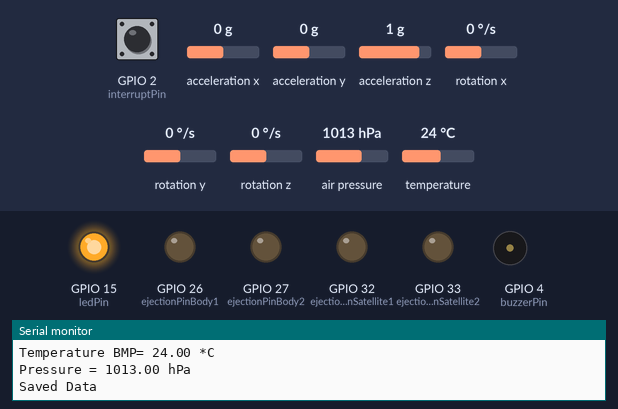
A sketch run on a simulated ESP32. Shown: output pins drawn as LEDs (lit = HIGH), buzzer (waves = sounding, pin HIGH), the last lines printed to the serial monitor. The test bench sets the inputs (shaded band); at power-on: air pressure 1013 hPa, GPIO 2 (interruptPin) HIGH, acceleration x 0 g, acceleration y 0 g, acceleration z 1 g, rotation x 0 °/s, rotation y 0 °/s, rotation z 0 °/s, temperature 24 °C. Storage starts empty.

Above: at 5.2 s.
5.3 s: air pressure set to 1023 hPa
6.9 s: air pressure set to 1028 hPa
At 7.4 s:
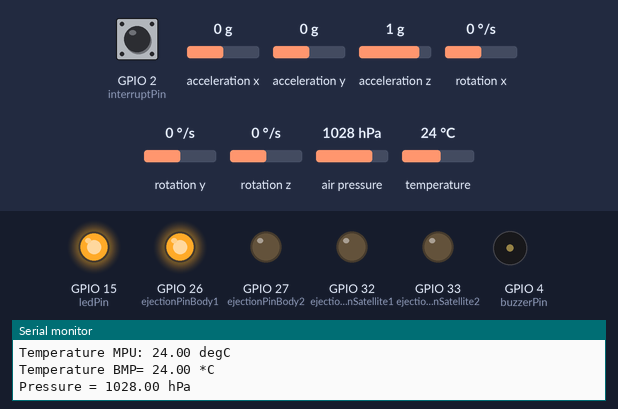
9.9 s: GPIO 2 (interruptPin) pulled LOW for 0.15 s
At 12.8 s:
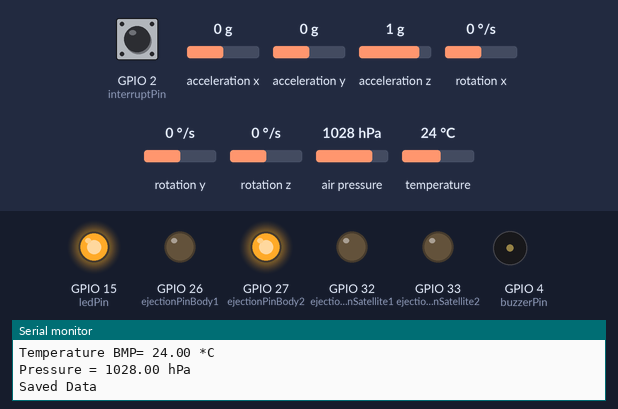
13.0 s: GPIO 2 (interruptPin) pulled LOW for 3.2 s
At 17.4 s:
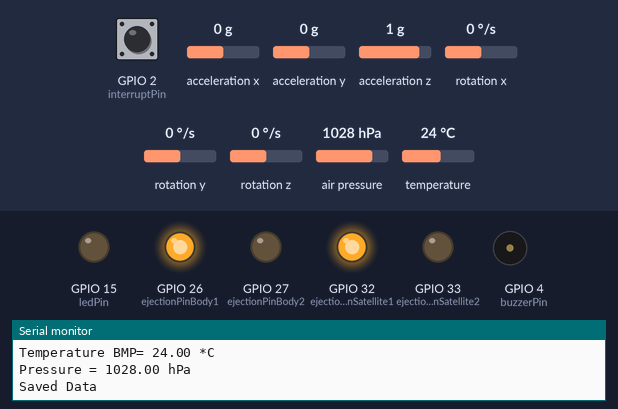
19.2 s: GPIO 2 (interruptPin) pulled LOW for 1 s
At 21.8 s:
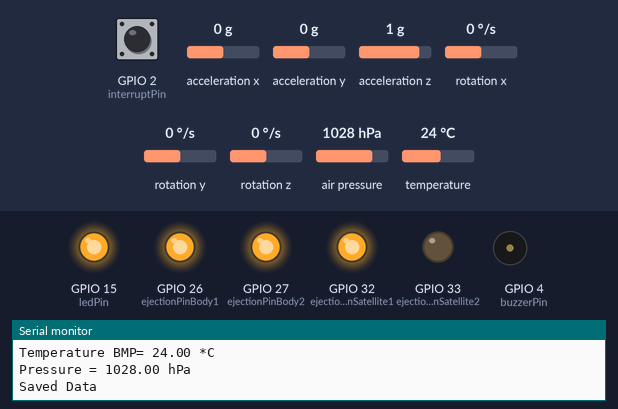
26.2 s: GPIO 2 (interruptPin) pulled LOW for 1 s
At 33.0 s:
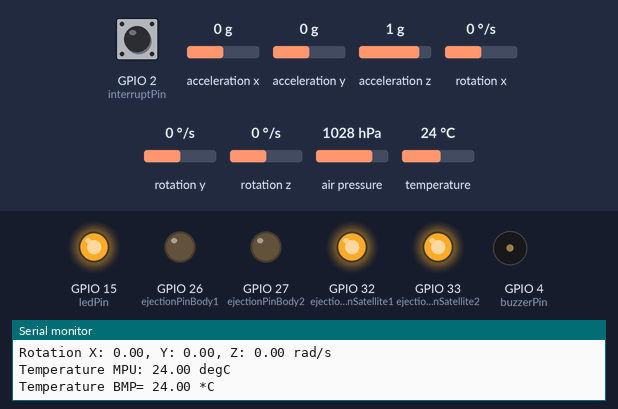
Timing chart, 0 to 33.4 s (numbered marks = the images above; inputs shaded):
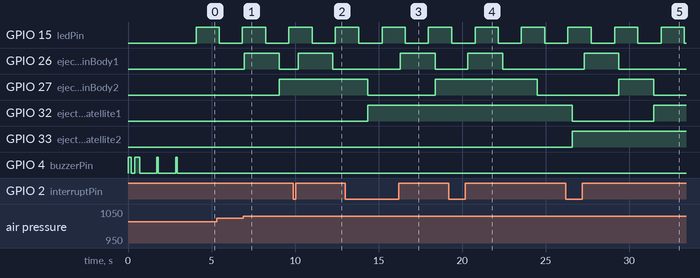

Measured:
- the behaviour switches between 1025 and 1026 hPa on air pressure (found by bisection; images 0 and 1)
- after the input at 6.9 s, GPIO 26 (ejectionPinBody1): LOW → HIGH after 0.07 s, → LOW 2.1 s later; GPIO 27 (ejectionPinBody2): LOW → HIGH after 2.2 s
- after the input at 9.9 s, GPIO 26 (ejectionPinBody1): LOW → HIGH after 0.28 s, → LOW 2.1 s later; GPIO 27 (ejectionPinBody2): stays HIGH (without the input it goes to LOW after 1.2 s); GPIO 32 (ejectionPinSatellite1): stays LOW (without the input it goes to HIGH after 1.2 s)
- after the input at 13.0 s, GPIO 26 (ejectionPinBody1): LOW → HIGH after 3.3 s, → LOW 2.1 s later; GPIO 32 (ejectionPinSatellite1): goes on until 14.4 s, then stays HIGH; GPIO 33 (ejectionPinSatellite2): stays LOW (without the input it goes to HIGH after 3.4 s)
- after the input at 19.2 s, GPIO 26 (ejectionPinBody1): LOW → HIGH after 1.1 s, → LOW 2.1 s later; GPIO 27 (ejectionPinBody2): HIGH → LOW after 5.3 s instead of 1.3 s; GPIO 32 (ejectionPinSatellite1): stays HIGH (without the input it goes to LOW after 3.4 s); GPIO 33 (ejectionPinSatellite2): stays LOW (without the input it goes to HIGH after 3.4 s)
- after the input at 26.2 s, GPIO 26 (ejectionPinBody1): LOW → HIGH after 1.1 s, → LOW 2.1 s later; GPIO 27 (ejectionPinBody2): LOW → HIGH after 3.2 s, → LOW 2.1 s later
- by itself, GPIO 15 (ledPin): alternates HIGH for 1.4 s and LOW for 1.4 s

The sketch:

main.ino
```cpp
#include <Adafruit_Sensor.h>
#include <Adafruit_BMP280.h>
#include <Adafruit_MPU6050.h>
#include <Wire.h>
#include "SD.h"
#include "SPI.h"
#include "FS.h"

#define BMP_SCK  (13)
#define BMP_MISO (12)
#define BMP_MOSI (11)
#define BMP_CS   (10)

Adafruit_BMP280 bmp;
Adafruit_MPU6050 mpu;

const int interruptPin = 2;
const int ejectionPinBody1 = 26;
const int ejectionPinBody2 = 27;
const int ejectionPinSatellite1 = 32;
const int ejectionPinSatellite2 = 33;
const int buzzerPin = 4;
const int ledPin = 15;

int current = 0;
int pre = 0;

const int SENSOR_DATA_SIZE = 10;
float sensorData[SENSOR_DATA_SIZE];
float Pnot = 0;
int i = 0;

volatile bool interruptTriggered = false;
volatile bool firsttrigger = true;
unsigned long timerStartMillis=0;
unsigned long timerStartMillisBody=0;
unsigned long timerStartMillisSatellite=0;
unsigned long timerStartMillisSatellite1=0;
const unsigned long timerDurationBody = 16000;

File FunctionFile;
File MainDataFile;
File DataFile;

void IRAM_ATTR handleInterrupt() {
  interruptTriggered = true;
}

void setup(void) {
  Serial.begin(115200);

  pinMode(interruptPin, INPUT_PULLUP);
  pinMode(ejectionPinBody1, OUTPUT);
  pinMode(ejectionPinBody2, OUTPUT);
  pinMode(ejectionPinSatellite1, OUTPUT);
  pinMode(ejectionPinSatellite2, OUTPUT);
  pinMode(buzzerPin, OUTPUT);
  pinMode(ledPin, OUTPUT);

  digitalWrite(ejectionPinBody1, LOW);
  digitalWrite(ejectionPinBody2, LOW);
  digitalWrite(ejectionPinSatellite1, LOW);
  digitalWrite(ejectionPinSatellite2, LOW);


  initialize();


  Serial.println("Adafruit MPU6050 test!");

  if (!mpu.begin()) {
    Serial.println("Failed to find MPU6050 chip");

    mpuded();
  }
  Serial.println("MPU6050 Found!");

  mpu.setAccelerometerRange(MPU6050_RANGE_8_G);
  Serial.print("Accelerometer range set to: ");
  switch (mpu.getAccelerometerRange()) {
  case MPU6050_RANGE_2_G:
    Serial.println("+-2G");
    break;
  case MPU6050_RANGE_4_G:
    Serial.println("+-4G");
    break;
  case MPU6050_RANGE_8_G:
    Serial.println("+-8G");
    break;
  case MPU6050_RANGE_16_G:
    Serial.println("+-16G");
    break;
  }
  mpu.setGyroRange(MPU6050_RANGE_500_DEG);
  Serial.print("Gyro range set to: ");
  switch (mpu.getGyroRange()) {
  case MPU6050_RANGE_250_DEG:
    Serial.println("+- 250 deg/s");
    break;
  case MPU6050_RANGE_500_DEG:
    Serial.println("+- 500 deg/s");
    break;
  case MPU6050_RANGE_1000_DEG:
    Serial.println("+- 1000 deg/s");
    break;
  case MPU6050_RANGE_2000_DEG:
    Serial.println("+- 2000 deg/s");
    break;
  }

  mpu.setFilterBandwidth(MPU6050_BAND_21_HZ);
  Serial.print("Filter bandwidth set to: ");
  switch (mpu.getFilterBandwidth()) {
  case MPU6050_BAND_260_HZ:
    Serial.println("260 Hz");
    break;
  case MPU6050_BAND_184_HZ:
    Serial.println("184 Hz");
    break;
  case MPU6050_BAND_94_HZ:
    Serial.println("94 Hz");
    break;
  case MPU6050_BAND_44_HZ:
    Serial.println("44 Hz");
    break;
  case MPU6050_BAND_21_HZ:
    Serial.println("21 Hz");
    break;
  case MPU6050_BAND_10_HZ:
    Serial.println("10 Hz");
    break;
  case MPU6050_BAND_5_HZ:
    Serial.println("5 Hz");
    break;
  }

  Serial.println("");

  digitalWrite(buzzerPin, HIGH);
  delay(100);
  digitalWrite(buzzerPin, LOW);
  delay(1000);

  Serial.println(F("BMP280 test"));
  unsigned status;
  status = bmp.begin(BMP280_ADDRESS_ALT, BMP280_CHIPID);

  // status = bmp.begin();
  if (!status) {
    Serial.println(F("Could not find a valid BMP280 sensor, check wiring or "
                      "try a different address!"));

    bmpded();//

    Serial.print("SensorID was: 0x"); Serial.println(bmp.sensorID(),16);
    Serial.print("        ID of 0xFF probably means a bad address, a BMP 180 or BMP 085\n");
    Serial.print("   ID of 0x56-0x58 represents a BMP 280,\n");
    Serial.print("        ID of 0x60 represents a BME 280.\n");
    Serial.print("        ID of 0x61 represents a BME 680.\n");
  }

  /* Default settings from datasheet. */
  bmp.setSampling(Adafruit_BMP280::MODE_NORMAL,     /* Operating Mode. */
                  Adafruit_BMP280::SAMPLING_X2,     /* Temp. oversampling */
                  Adafruit_BMP280::SAMPLING_X16,    /* Pressure oversampling */
                  Adafruit_BMP280::FILTER_X16,      /* Filtering. */
                  Adafruit_BMP280::STANDBY_MS_500); /* Standby time. */

  Pnot = bmp.readPressure() / 100;

  digitalWrite(buzzerPin, HIGH);
  delay(100);
  digitalWrite(buzzerPin, LOW);
  delay(1000);

  if (!SD.begin()) {
    Serial.println("Card initialization failed!");

    sdded();
  }

  MainDataFile = SD.open("/MainData.txt", FILE_APPEND);
  DataFile=SD.open("/Data.txt", FILE_APPEND);
  FunctionFile = SD.open("/Function.txt", FILE_APPEND);

  if (!MainDataFile || !DataFile || !FunctionFile) {
    Serial.println("Error opening files!");
    sdded();
  }

  FunctionFile.println("Function started:" + String(millis()));
  DataFile.println("Data Started:");
  MainDataFile.println("Function started:");

  FunctionFile.close();
  DataFile.close();
  MainDataFile.close();

  digitalWrite(buzzerPin, HIGH);
  delay(100);
  digitalWrite(buzzerPin, LOW);
  delay(1000);

  attachInterrupt(digitalPinToInterrupt(interruptPin), handleInterrupt, CHANGE);

    delay(100);
}

void loop() {

  if (interruptTriggered) {
    if (digitalRead(interruptPin) == LOW){
      timerStartMillis = millis();
      interruptTriggered = false;
      FunctionEvent("Interrupt trigger at: ", i, sensorData);
    }
    else{
      timerStartMillis = 0;
      timerStartMillisBody = 0;
      timerStartMillisSatellite = 0;
      timerStartMillisSatellite1 = 0;
      interruptTriggered = false;
      firsttrigger = true;
    }
  }

  sensors_event_t a, g, temp;
  mpu.getEvent(&a, &g, &temp);

  sensorData[0] = a.acceleration.x;
  sensorData[1] = a.acceleration.y;
  sensorData[2] = a.acceleration.z;
  sensorData[3] = g.gyro.x;
  sensorData[4] = g.gyro.y;
  sensorData[5] = g.gyro.z;
  sensorData[6] = temp.temperature;
  sensorData[7] = bmp.readTemperature();
  sensorData[8] = bmp.readPressure() / 100;
  sensorData[9] = bmp.readAltitude(Pnot);
  current = sensorData[9];
  Serial.println(current);
  i = i + 1;

  SerialDisplay(i, sensorData);

  if (sensorData[9] >= 1000.0 &&
      ((abs(sensorData[0]) >= 8.0 && abs(sensorData[0]) <= 10.0) ||
       (abs(sensorData[2]) >= 8.0 && abs(sensorData[2]) <= 10.0)) && firsttrigger) {
      digitalWrite(ejectionPinBody1, HIGH);
      FunctionEvent("Ejection charge 1 of Body turned on due to altitude and Gyro at: ", i, sensorData);
      timerStartMillis=0;
      timerStartMillisBody= millis();
      firsttrigger = false;
    }

    if(current>pre){
      pre = current;
    }

    if (current-pre<-100 && firsttrigger){
      digitalWrite(ejectionPinBody1, HIGH);
      FunctionEvent("Ejection charge 1 of Body turned on due to Backup altitude at: ", i, sensorData);
      timerStartMillis=0;
      timerStartMillisBody= millis();
      firsttrigger = false;
    }

    if (timerStartMillis!=0 && millis() - timerStartMillis >= timerDurationBody && firsttrigger) {
        Serial.println("deployed");
        digitalWrite(ejectionPinBody1, HIGH);
        FunctionEvent("Ejection charge 1 of Body turned on due to timer at: ", i, sensorData);
        timerStartMillis=0;
        timerStartMillisBody= millis();
        firsttrigger = false;
    }

    if (timerStartMillisBody!=0 && millis() - timerStartMillisBody >= 2000) {
      digitalWrite(ejectionPinBody1, LOW);
      digitalWrite(ejectionPinBody2, HIGH);
      FunctionEvent("Ejection charge 2 of Body turned on after 2 second of 1st ejection charge of body at: ", i, sensorData);
      timerStartMillisBody=0;
      timerStartMillisSatellite= millis();
    }
    if (timerStartMillisSatellite!=0 && millis() - timerStartMillisSatellite >= 2000) {
      digitalWrite(ejectionPinBody2, LOW);
      digitalWrite(ejectionPinSatellite1, HIGH);
      FunctionEvent("Ejection charge 1 of Satellite turned on after 2 second of 2nd ejection charge of body at: ", i, sensorData);
      timerStartMillisSatellite=0;
      timerStartMillisSatellite1= millis();
    }
    if (timerStartMillisSatellite1!=0 && millis() - timerStartMillisSatellite1 >= 2000) {
      digitalWrite(ejectionPinSatellite1, LOW);
      digitalWrite(ejectionPinSatellite2, HIGH);
      FunctionEvent("Ejection charge 2 of Satellite turned on after 2 second of 1st ejection charge of satellite at: ", i, sensorData);
      timerStartMillisSatellite1=0;
    }

MainData(i, sensorData);
delay(100);
}

void MainData(int i, float sensorData[]) {
  MainDataFile = SD.open("/MainData.txt", FILE_APPEND);
  DataFile=SD.open("/Data.txt", FILE_APPEND);

  if (MainDataFile) {
    MainDataFile.print(i);
    MainDataFile.print(millis());
    for (int index = 0; index < SENSOR_DATA_SIZE; ++index) {
      MainDataFile.print(" , ");
      MainDataFile.print(sensorData[index]);
      if ((i % 20) >= 1 && (i % 20) <= 10) {
        digitalWrite(ledPin, HIGH); // Turn LED ON
      } else {
        digitalWrite(ledPin, LOW);  // Turn LED OFF
      }
    }
    MainDataFile.println();
    MainDataFile.close();
    Serial.println("Saved Data");
  } else {
    Serial.println("Error opening Data file!");
  }
  if (DataFile) {
    DataFile.println(i);
    DataFile.print("Altitude = ");
    DataFile.print(sensorData[9]);
    DataFile.println(" m");

    DataFile.print("Acceleration X: ");
    DataFile.print(sensorData[0]);
    DataFile.print(", Y: ");
    DataFile.print(sensorData[1]);
    DataFile.print(", Z: ");
    DataFile.print(sensorData[2]);
    DataFile.println(" m/s^2");

    DataFile.print("Rotation X: ");
    DataFile.print(sensorData[3]);
    DataFile.print(", Y: ");
    DataFile.print(sensorData[4]);
    DataFile.print(", Z: ");
    DataFile.print(sensorData[5]);
    DataFile.println(" rad/s");

    DataFile.print("Temperature MPU: ");
    DataFile.print(sensorData[6]);
    DataFile.println(" *C");

    DataFile.print("Temperature BMP: ");
    DataFile.print(sensorData[7]);
    DataFile.println(" *C");
    DataFile.print("Pressure = ");
    DataFile.print(sensorData[8]);
    DataFile.println(" hPa");

    DataFile.println("");
    DataFile.close();
  } else {
    Serial.println("Error opening Function file!");
  }
}


void FunctionEvent(const char* message, int i, float sensorData[]) {
  FunctionFile = SD.open("/Function.txt", FILE_APPEND);

  if (FunctionFile) {
    FunctionFile.print(message);
    FunctionFile.println(i);
    FunctionFile.println(millis());
    FunctionFile.print("Altitude = ");
    FunctionFile.print(sensorData[9]);
    FunctionFile.println(" m");

    FunctionFile.print("Acceleration X: ");
    FunctionFile.print(sensorData[0]);
    FunctionFile.print(", Y: ");
    FunctionFile.print(sensorData[1]);
    FunctionFile.print(", Z: ");
    FunctionFile.print(sensorData[2]);
    FunctionFile.println(" m/s^2");

    FunctionFile.print("Rotation X: ");
    FunctionFile.print(sensorData[3]);
    FunctionFile.print(", Y: ");
    FunctionFile.print(sensorData[4]);
    FunctionFile.print(", Z: ");
    FunctionFile.print(sensorData[5]);
    FunctionFile.println(" rad/s");

    FunctionFile.print("Temperature MPU: ");
    FunctionFile.print(sensorData[6]);
    FunctionFile.println(" *C");

    FunctionFile.print("Temperature BMP: ");
    FunctionFile.print(sensorData[7]);
    FunctionFile.println(" *C");
    FunctionFile.print("Pressure = ");
    FunctionFile.print(sensorData[8]);
    FunctionFile.println(" hPa");

    FunctionFile.println("");

    FunctionFile.close();
  } else {
    Serial.println("Error opening Function file!");
  }
}

void SerialDisplay(int i, float sensorData[]){
  Serial.println(i);

  Serial.print("Altitude = ");
  Serial.print(sensorData[9]);
  Serial.println(" m");

  Serial.print("Acceleration X: ");
  Serial.print(sensorData[0]);
  Serial.print(", Y: ");
  Serial.print(sensorData[1]);
  Serial.print(", Z: ");
  Serial.print(sensorData[2]);
  Serial.println(" m/s^2");

  Serial.print("Rotation X: ");
  Serial.print(sensorData[3]);
  Serial.print(", Y: ");
  Serial.print(sensorData[4]);
  Serial.print(", Z: ");
  Serial.print(sensorData[5]);
  Serial.println(" rad/s");

  Serial.print("Temperature MPU: ");
  Serial.print(sensorData[6]);
  Serial.println(" degC");

  Serial.print("Temperature BMP= ");
  Serial.print(sensorData[7]);
  Serial.println(" *C");

  Serial.print("Pressure = ");
  Serial.print(sensorData[8]);
  Serial.println(" hPa");

  Serial.println("");
}

void initialize()
{
   digitalWrite(buzzerPin, HIGH);
  delay(200);
  digitalWrite(buzzerPin, LOW);
  delay(200);
  digitalWrite(buzzerPin, HIGH);
  delay(200);
  digitalWrite(buzzerPin, LOW);
}

void mpuded()
{
  digitalWrite(buzzerPin, HIGH);
  delay(200);
  digitalWrite(buzzerPin, LOW);
  delay(200);
  digitalWrite(buzzerPin, HIGH);
  delay(200);
  digitalWrite(buzzerPin, LOW);

}

void bmpded()
{
  digitalWrite(buzzerPin, HIGH);
  delay(200);
  digitalWrite(buzzerPin, LOW);
  delay(200);
  digitalWrite(buzzerPin, HIGH);
  delay(200);
  digitalWrite(buzzerPin, LOW);

}

void sdded()
{
  digitalWrite(buzzerPin, HIGH);
  delay(200);
  digitalWrite(buzzerPin, LOW);
  delay(200);
  digitalWrite(buzzerPin, HIGH);
  delay(200);
  digitalWrite(buzzerPin, LOW);
  delay(200);
  digitalWrite(buzzerPin, HIGH);
  delay(200);
  digitalWrite(buzzerPin, LOW);
}
```
